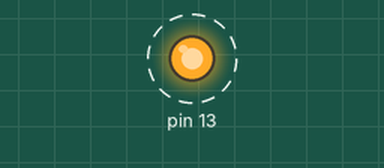
Recording of a sketch running on a simulated Arduino Uno, built with avr-gcc and run on an emulated ATmega328P. On the bench: output pins drawn as LEDs (lit = HIGH). Dashed ring = blinking. What the sketch prints to the serial monitor is not drawn.

Above: at 0.5 s.
Timing chart, 0 to 4.6 s (numbered marks = the images above):
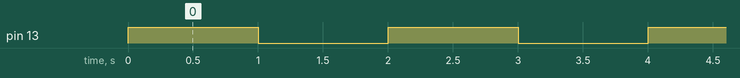

The sketch:

Circuit_01_TestArduino.ino
```cpp
/* SparkFun Inventor's Kit
   Example sketch 01 -- BLINKING A LED

 Turn an LED on for one second, off for one second,
 and repeat forever.

 This sketch was written by SparkFun Electronics,
 with lots of help from the Arduino community.
 This code is completely free for any use.
 Visit http://www.sparkfun.com/sik for SIK information.
 Visit http://www.arduino.cc to learn about the Arduino.

 Version 2.0 6/2012 MDG
 */

void setup()
{
  pinMode(13, OUTPUT);
  Serial.begin(9600);
  Serial.println("is this thing on?");
}

void loop()
{
  digitalWrite(13, HIGH);   // Turn on the LED
  delay(1000);              // Wait for one second
  digitalWrite(13, LOW);    // Turn off the LED
  delay(1000);              // Wait for one second
}
/*
 / Try changing the 1000 in the above delay() functions to
 / different numbers and see how it affects the timing. Smaller
 / values will make the loop run faster. (Why?)
 /
 / Other challenges:
 /   * Decrease the delay to 10 ms. Can you still see it blink?
 /         Find the smallest delay that you can still see a blink. What is this frequency?
 /   * Modify the code above to resemble a heartbeat.
 */
```

Measured:
- by itself, pin 13: alternates HIGH for 1.0 s and LOW for 1.0 s
